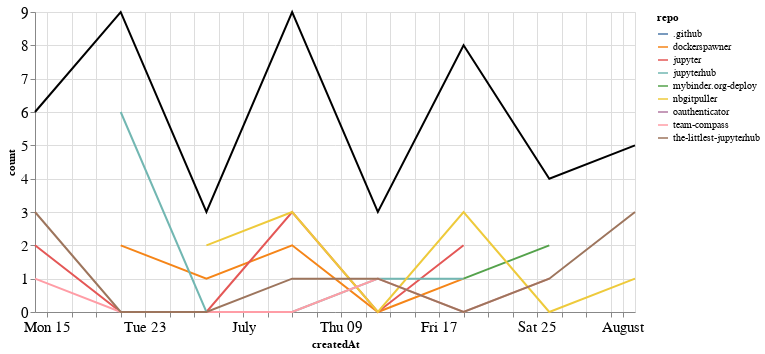

Here is the notebook cell this chart was saved with:
### Markdown cell above
## Comments

### Code cell
comments_time = comments.groupby('repo').resample('W', on='createdAt').count()['author'].reset_index()
comments_time = comments_time.rename(columns={'author': 'count'})
comments_time_total = comments_time.groupby('createdAt').agg({"count": "sum"}).reset_index()
ch1 = alt.Chart(comments_time, width=600).mark_line().encode(
    x='createdAt',
    y='count',
    color='repo',
    tooltip="repo"
)

ch2 = alt.Chart(comments_time_total, width=600).mark_line(color="black").encode(
    x='createdAt',
    y='count',
)

ch1 + ch2

### Figure 1 — Vega-Lite specification as saved in the notebook (floating-point values rounded to 4 significant figures)
{"config": {"axisLeft": {"labelFontSize": 15}, "axisBottom": {"labelFontSize": 15}}, "layer": [{"data": {"name": "data-8917832ce79082301adac18dc9c834f6"}, "mark": "line", "encoding": {"color": {"type": "nominal", "field": "repo"}, "tooltip": {"type": "nominal", "field": "repo"}, "x": {"type": "temporal", "field": "createdAt"}, "y": {"type": "quantitative", "field": "count"}}, "width": 600}, {"data": {"name": "data-d32e80b214a797ff66bb099455930bf5"}, "mark": {"type": "line", "color": "black"}, "encoding": {"x": {"type": "temporal", "field": "createdAt"}, "y": {"type": "quantitative", "field": "count"}}, "width": 600}], "$schema": "https://vega.github.io/schema/vega-lite/v4.8.1.json", "datasets": {"data-8917832ce79082301adac18dc9c834f6": [{"repo": ".github", "createdAt": "2020-06-21T00:00:00", "count": 1}, {"repo": "dockerspawner", "createdAt": "2020-06-21T00:00:00", "count": 2}, {"repo": "dockerspawner", "createdAt": "2020-06-28T00:00:00", "count": 1}, {"repo": "dockerspawner", "createdAt": "2020-07-05T00:00:00", "count": 2}, {"repo": "dockerspawner", "createdAt": "2020-07-12T00:00:00", "count": 0}, {"repo": "dockerspawner", "createdAt": "2020-07-19T00:00:00", "count": 1}, {"repo": "jupyter", "createdAt": "2020-06-14T00:00:00", "count": 2}, {"repo": "jupyter", "createdAt": "2020-06-21T00:00:00", "count": 0}, {"repo": "jupyter", "createdAt": "2020-06-28T00:00:00", "count": 0}, {"repo": "jupyter", "createdAt": "2020-07-05T00:00:00", "count": 3}, {"repo": "jupyter", "createdAt": "2020-07-12T00:00:00", "count": 0}, {"repo": "jupyter", "createdAt": "2020-07-19T00:00:00", "count": 2}, {"repo": "jupyterhub", "createdAt": "2020-06-21T00:00:00", "count": 6}, {"repo": "jupyterhub", "createdAt": "2020-06-28T00:00:00", "count": 0}, {"repo": "jupyterhub", "createdAt": "2020-07-05T00:00:00", "count": 0}, {"repo": "jupyterhub", "createdAt": "2020-07-12T00:00:00", "count": 1}, {"repo": "jupyterhub", "createdAt": "2020-07-19T00:00:00", "count": 1}, {"repo": "mybinder.org-deploy", "createdAt": "2020-07-19T00:00:00", "count": 1}, {"repo": "mybinder.org-deploy", "createdAt": "2020-07-26T00:00:00", "count": 2}, {"repo": "nbgitpuller", "createdAt": "2020-06-28T00:00:00", "count": 2}, {"repo": "nbgitpuller", "createdAt": "2020-07-05T00:00:00", "count": 3}, {"repo": "nbgitpuller", "createdAt": "2020-07-12T00:00:00", "count": 0}, {"repo": "nbgitpuller", "createdAt": "2020-07-19T00:00:00", "count": 3}, {"repo": "nbgitpuller", "createdAt": "2020-07-26T00:00:00", "count": 0}, {"repo": "nbgitpuller", "createdAt": "2020-08-02T00:00:00", "count": 1}, {"repo": "oauthenticator", "createdAt": "2020-08-02T00:00:00", "count": 1}, {"repo": "team-compass", "createdAt": "2020-06-14T00:00:00", "count": 1}, {"repo": "team-compass", "createdAt": "2020-06-21T00:00:00", "count": 0}, {"repo": "team-compass", "createdAt": "2020-06-28T00:00:00", "count": 0}, {"repo": "team-compass", "createdAt": "2020-07-05T00:00:00", "count": 0}, {"repo": "team-compass", "createdAt": "2020-07-12T00:00:00", "count": 1}, {"repo": "team-compass", "createdAt": "2020-07-19T00:00:00", "count": 0}, {"repo": "team-compass", "createdAt": "2020-07-26T00:00:00", "count": 1}, {"repo": "the-littlest-jupyterhub", "createdAt": "2020-06-14T00:00:00", "count": 3}, {"repo": "the-littlest-jupyterhub", "createdAt": "2020-06-21T00:00:00", "count": 0}, {"repo": "the-littlest-jupyterhub", "createdAt": "2020-06-28T00:00:00", "count": 0}, {"repo": "the-littlest-jupyterhub", "createdAt": "2020-07-05T00:00:00", "count": 1}, {"repo": "the-littlest-jupyterhub", "createdAt": "2020-07-12T00:00:00", "count": 1}, {"repo": "the-littlest-jupyterhub", "createdAt": "2020-07-19T00:00:00", "count": 0}, {"repo": "the-littlest-jupyterhub", "createdAt": "2020-07-26T00:00:00", "count": 1}, {"repo": "the-littlest-jupyterhub", "createdAt": "2020-08-02T00:00:00", "count": 3}], "data-d32e80b214a797ff66bb099455930bf5": [{"createdAt": "2020-06-14T00:00:00", "count": 6}, {"createdAt": "2020-06-21T00:00:00", "count": 9}, {"createdAt": "2020-06-28T00:00:00", "count": 3}, {"createdAt": "2020-07-05T00:00:00", "count": 9}, {"createdAt": "2020-07-12T00:00:00", "count": 3}, {"createdAt": "2020-07-19T00:00:00", "count": 8}, {"createdAt": "2020-07-26T00:00:00", "count": 4}, {"createdAt": "2020-08-02T00:00:00", "count": 5}]}}
